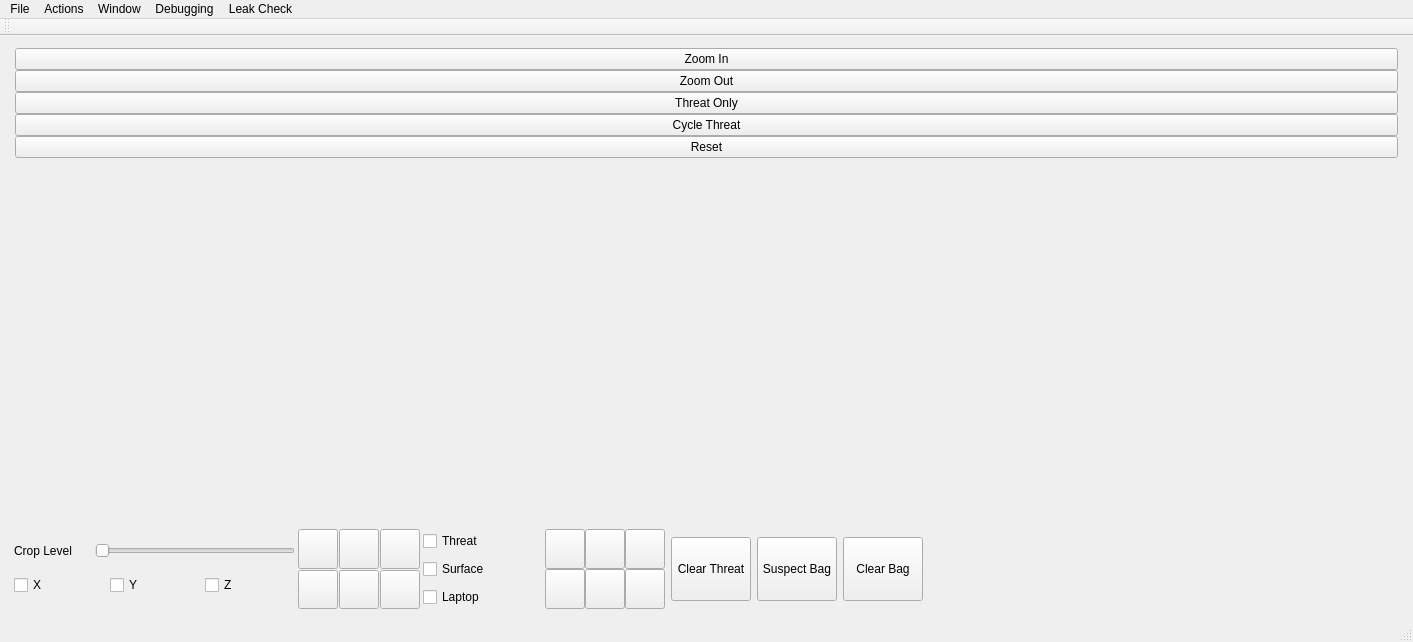
<?xml version="1.0" encoding="UTF-8"?>
<ui version="4.0">
 <class>MainWindow</class>
 <widget class="QMainWindow" name="MainWindow">
  <property name="geometry">
   <rect>
    <x>0</x>
    <y>0</y>
    <width>1413</width>
    <height>642</height>
   </rect>
  </property>
  <property name="windowTitle">
   <string>MainWindow</string>
  </property>
  <widget class="QWidget" name="centralWidget">
   <layout class="QVBoxLayout" name="verticalLayout_6">
    <item>
     <layout class="QVBoxLayout" name="verticalLayout_5">
      <property name="leftMargin">
       <number>0</number>
      </property>
      <property name="topMargin">
       <number>0</number>
      </property>
      <property name="rightMargin">
       <number>0</number>
      </property>
      <property name="bottomMargin">
       <number>0</number>
      </property>
      <item>
       <layout class="QHBoxLayout" name="horizontalLayout">
        <property name="spacing">
         <number>1</number>
        </property>
        <property name="leftMargin">
         <number>1</number>
        </property>
        <property name="topMargin">
         <number>1</number>
        </property>
        <property name="rightMargin">
         <number>1</number>
        </property>
        <property name="bottomMargin">
         <number>1</number>
        </property>
        <item>
         <layout class="QGridLayout" name="vtkLayout">
          <property name="spacing">
           <number>1</number>
          </property>
         </layout>
        </item>
        <item>
         <layout class="QVBoxLayout" name="primaryActionLayout">
          <property name="spacing">
           <number>0</number>
          </property>
          <property name="leftMargin">
           <number>3</number>
          </property>
          <property name="rightMargin">
           <number>3</number>
          </property>
          <item>
           <widget class="QPushButton" name="buttonZoomIn">
            <property name="text">
             <string>Zoom In</string>
            </property>
           </widget>
          </item>
          <item>
           <widget class="QPushButton" name="buttonZoomOut">
            <property name="text">
             <string>Zoom Out</string>
            </property>
           </widget>
          </item>
          <item>
           <widget class="QPushButton" name="buttonThreatOnly">
            <property name="text">
             <string>Threat Only</string>
            </property>
           </widget>
          </item>
          <item>
           <widget class="QPushButton" name="buttonCycleThreat">
            <property name="maximumSize">
             <size>
              <width>16777215</width>
              <height>16777215</height>
             </size>
            </property>
            <property name="toolTip">
             <string>Cycle Threat</string>
            </property>
            <property name="text">
             <string>Cycle Threat</string>
            </property>
           </widget>
          </item>
          <item>
           <widget class="QPushButton" name="buttonResetGeometry">
            <property name="text">
             <string>Reset</string>
            </property>
           </widget>
          </item>
          <item>
           <layout class="QVBoxLayout" name="verticalLayout_4">
            <property name="leftMargin">
             <number>3</number>
            </property>
            <property name="topMargin">
             <number>3</number>
            </property>
            <item>
             <spacer name="verticalSpacer">
              <property name="orientation">
               <enum>Qt::Vertical</enum>
              </property>
              <property name="sizeHint" stdset="0">
               <size>
                <width>20</width>
                <height>40</height>
               </size>
              </property>
             </spacer>
            </item>
           </layout>
          </item>
         </layout>
        </item>
       </layout>
      </item>
      <item>
       <layout class="QHBoxLayout" name="horizontalLayoutBottom">
        <property name="spacing">
         <number>0</number>
        </property>
        <property name="rightMargin">
         <number>0</number>
        </property>
        <item>
         <layout class="QVBoxLayout" name="verticalLayout_3">
          <property name="leftMargin">
           <number>3</number>
          </property>
          <property name="topMargin">
           <number>3</number>
          </property>
          <property name="rightMargin">
           <number>3</number>
          </property>
          <property name="bottomMargin">
           <number>3</number>
          </property>
          <item>
           <layout class="QHBoxLayout" name="horizontalLayout_6">
            <item>
             <widget class="QLabel" name="label_5">
              <property name="minimumSize">
               <size>
                <width>75</width>
                <height>0</height>
               </size>
              </property>
              <property name="maximumSize">
               <size>
                <width>75</width>
                <height>16777215</height>
               </size>
              </property>
              <property name="text">
               <string>Crop Level</string>
              </property>
             </widget>
            </item>
            <item>
             <widget class="QSlider" name="cropSlider">
              <property name="minimumSize">
               <size>
                <width>200</width>
                <height>0</height>
               </size>
              </property>
              <property name="maximumSize">
               <size>
                <width>200</width>
                <height>16777215</height>
               </size>
              </property>
              <property name="orientation">
               <enum>Qt::Horizontal</enum>
              </property>
             </widget>
            </item>
           </layout>
          </item>
          <item>
           <layout class="QHBoxLayout" name="horizontalLayout_2">
            <item>
             <widget class="QCheckBox" name="checkSlabX">
              <property name="text">
               <string>X</string>
              </property>
             </widget>
            </item>
            <item>
             <widget class="QCheckBox" name="checkSlabY">
              <property name="text">
               <string>Y</string>
              </property>
             </widget>
            </item>
            <item>
             <widget class="QCheckBox" name="checkSlabZ">
              <property name="text">
               <string>Z</string>
              </property>
             </widget>
            </item>
           </layout>
          </item>
         </layout>
        </item>
        <item>
         <layout class="QGridLayout" name="gridLayout">
          <property name="leftMargin">
           <number>0</number>
          </property>
          <property name="spacing">
           <number>1</number>
          </property>
          <item row="0" column="0">
           <widget class="QPushButton" name="allMaterialsButton">
            <property name="maximumSize">
             <size>
              <width>40</width>
              <height>40</height>
             </size>
            </property>
            <property name="text">
             <string/>
            </property>
           </widget>
          </item>
          <item row="1" column="2">
           <widget class="QPushButton" name="cameraButton">
            <property name="maximumSize">
             <size>
              <width>40</width>
              <height>40</height>
             </size>
            </property>
            <property name="text">
             <string/>
            </property>
           </widget>
          </item>
          <item row="0" column="1">
           <widget class="QPushButton" name="showMetalButton">
            <property name="maximumSize">
             <size>
              <width>40</width>
              <height>40</height>
             </size>
            </property>
            <property name="text">
             <string/>
            </property>
           </widget>
          </item>
          <item row="0" column="2">
           <widget class="QPushButton" name="showOrganicButton">
            <property name="maximumSize">
             <size>
              <width>40</width>
              <height>40</height>
             </size>
            </property>
            <property name="text">
             <string/>
            </property>
           </widget>
          </item>
          <item row="1" column="0">
           <widget class="QPushButton" name="showGrayscaleButton">
            <property name="maximumSize">
             <size>
              <width>40</width>
              <height>40</height>
             </size>
            </property>
            <property name="text">
             <string/>
            </property>
           </widget>
          </item>
          <item row="1" column="1">
           <widget class="QPushButton" name="showInverseButton">
            <property name="maximumSize">
             <size>
              <width>40</width>
              <height>40</height>
             </size>
            </property>
            <property name="text">
             <string/>
            </property>
           </widget>
          </item>
         </layout>
        </item>
        <item>
         <layout class="QHBoxLayout" name="horizontalLayout_7">
          <property name="rightMargin">
           <number>3</number>
          </property>
          <item>
           <layout class="QVBoxLayout" name="verticalLayout_2">
            <property name="leftMargin">
             <number>3</number>
            </property>
            <property name="rightMargin">
             <number>3</number>
            </property>
            <item>
             <widget class="QCheckBox" name="checkBoxThreat">
              <property name="text">
               <string>Threat</string>
              </property>
             </widget>
            </item>
            <item>
             <widget class="QCheckBox" name="checkBoxSurface">
              <property name="text">
               <string>Surface</string>
              </property>
             </widget>
            </item>
            <item>
             <widget class="QCheckBox" name="checkBoxLaptop">
              <property name="text">
               <string>Laptop</string>
              </property>
             </widget>
            </item>
           </layout>
          </item>
          <item>
           <widget class="QLabel" name="label">
            <property name="minimumSize">
             <size>
              <width>40</width>
              <height>0</height>
             </size>
            </property>
            <property name="maximumSize">
             <size>
              <width>40</width>
              <height>16777215</height>
             </size>
            </property>
            <property name="text">
             <string/>
            </property>
           </widget>
          </item>
          <item>
           <layout class="QGridLayout" name="gridLayout_2">
            <property name="leftMargin">
             <number>0</number>
            </property>
            <property name="spacing">
             <number>0</number>
            </property>
            <item row="1" column="1">
             <widget class="QPushButton" name="pickMinusButton">
              <property name="minimumSize">
               <size>
                <width>40</width>
                <height>0</height>
               </size>
              </property>
              <property name="maximumSize">
               <size>
                <width>40</width>
                <height>40</height>
               </size>
              </property>
              <property name="text">
               <string/>
              </property>
             </widget>
            </item>
            <item row="0" column="1">
             <widget class="QPushButton" name="buttonOpperatorAccept">
              <property name="maximumSize">
               <size>
                <width>40</width>
                <height>40</height>
               </size>
              </property>
              <property name="toolTip">
               <string>Arm Operator Threat</string>
              </property>
              <property name="text">
               <string/>
              </property>
             </widget>
            </item>
            <item row="0" column="0">
             <widget class="QPushButton" name="buttonOperatorThreatRubberBand">
              <property name="minimumSize">
               <size>
                <width>40</width>
                <height>40</height>
               </size>
              </property>
              <property name="maximumSize">
               <size>
                <width>40</width>
                <height>40</height>
               </size>
              </property>
              <property name="text">
               <string/>
              </property>
             </widget>
            </item>
            <item row="1" column="0">
             <widget class="QPushButton" name="pickPlusButton">
              <property name="minimumSize">
               <size>
                <width>40</width>
                <height>40</height>
               </size>
              </property>
              <property name="maximumSize">
               <size>
                <width>40</width>
                <height>40</height>
               </size>
              </property>
              <property name="text">
               <string/>
              </property>
             </widget>
            </item>
            <item row="0" column="2">
             <widget class="QPushButton" name="operatorThreatCancel">
              <property name="minimumSize">
               <size>
                <width>40</width>
                <height>40</height>
               </size>
              </property>
              <property name="maximumSize">
               <size>
                <width>40</width>
                <height>40</height>
               </size>
              </property>
              <property name="text">
               <string/>
              </property>
             </widget>
            </item>
            <item row="1" column="2">
             <widget class="QPushButton" name="deleteOperatorThreat">
              <property name="minimumSize">
               <size>
                <width>40</width>
                <height>40</height>
               </size>
              </property>
              <property name="maximumSize">
               <size>
                <width>40</width>
                <height>40</height>
               </size>
              </property>
              <property name="text">
               <string/>
              </property>
             </widget>
            </item>
           </layout>
          </item>
          <item>
           <widget class="QPushButton" name="buttonClearThreat">
            <property name="maximumSize">
             <size>
              <width>16777215</width>
              <height>64</height>
             </size>
            </property>
            <property name="text">
             <string>Clear Threat</string>
            </property>
           </widget>
          </item>
          <item>
           <widget class="QPushButton" name="buttonSuspectBag">
            <property name="maximumSize">
             <size>
              <width>16777215</width>
              <height>64</height>
             </size>
            </property>
            <property name="text">
             <string>Suspect Bag</string>
            </property>
           </widget>
          </item>
          <item>
           <widget class="QPushButton" name="buttonClearBag">
            <property name="maximumSize">
             <size>
              <width>16777215</width>
              <height>64</height>
             </size>
            </property>
            <property name="toolTip">
             <string>Next Bag</string>
            </property>
            <property name="text">
             <string>Clear Bag</string>
            </property>
           </widget>
          </item>
         </layout>
        </item>
        <item>
         <spacer name="horizontalSpacer">
          <property name="orientation">
           <enum>Qt::Horizontal</enum>
          </property>
          <property name="sizeHint" stdset="0">
           <size>
            <width>40</width>
            <height>20</height>
           </size>
          </property>
         </spacer>
        </item>
       </layout>
      </item>
     </layout>
    </item>
   </layout>
  </widget>
  <widget class="QMenuBar" name="menuBar">
   <property name="geometry">
    <rect>
     <x>0</x>
     <y>0</y>
     <width>1413</width>
     <height>21</height>
    </rect>
   </property>
   <widget class="QMenu" name="menuActions">
    <property name="title">
     <string>Actions</string>
    </property>
    <addaction name="actionReset_View"/>
    <addaction name="actionPan_Right_Viewer"/>
    <addaction name="actionMakeRightViewerAThreatRenderer"/>
    <addaction name="actionCenter_Right_Viewer"/>
    <addaction name="action_ResetRightRenderer"/>
    <addaction name="separator"/>
    <addaction name="actionEdit_Crop_ROI"/>
    <addaction name="actionDrop_Sysgtem_Cache"/>
    <addaction name="actionShowCameraInfo"/>
    <addaction name="actionShow_Volume_Bounds"/>
    <addaction name="separator"/>
    <addaction name="actionClear_Bag"/>
    <addaction name="actionExport_Full_HSV_Op_TFs"/>
    <addaction name="actionInsert_VTK_Lebel_Text"/>
    <addaction name="actionStash_Camera"/>
    <addaction name="actionRestore_Camera"/>
   </widget>
   <widget class="QMenu" name="menuFile">
    <property name="title">
     <string>File</string>
    </property>
    <addaction name="actionNew_Bag"/>
    <addaction name="actionReload_Bag"/>
    <addaction name="actionExit"/>
   </widget>
   <widget class="QMenu" name="menuWindow">
    <property name="title">
     <string>Window</string>
    </property>
    <addaction name="actionShow_Console"/>
    <addaction name="actionHide_Console"/>
    <addaction name="actionLinkUnlinkViewers"/>
   </widget>
   <widget class="QMenu" name="menuDebugging">
    <property name="title">
     <string>Debugging</string>
    </property>
    <addaction name="actionShowCameraAndSceneProperties"/>
    <addaction name="actionCheck_Leaks"/>
    <addaction name="actionExportThreatData"/>
    <addaction name="actionThreat_Window_Print_Self"/>
    <addaction name="actionTest_Camera_Transform"/>
    <addaction name="actionTestWindowLevel"/>
    <addaction name="actionTestColorLevel"/>
    <addaction name="actionTestImageOverlay"/>
    <addaction name="actionShow_Current_Threat_Volume"/>
    <addaction name="actionTest_Zoom_Value"/>
    <addaction name="actionSet_Test_Update_Rate"/>
    <addaction name="actionTest_View_Mode"/>
   </widget>
   <widget class="QMenu" name="menuLeak_Check">
    <property name="title">
     <string>Leak Check</string>
    </property>
    <addaction name="actionStart_Leak_Monitor"/>
    <addaction name="actionPause_Leak_Monitor"/>
   </widget>
   <addaction name="menuFile"/>
   <addaction name="menuActions"/>
   <addaction name="menuWindow"/>
   <addaction name="menuDebugging"/>
   <addaction name="menuLeak_Check"/>
  </widget>
  <widget class="QToolBar" name="mainToolBar">
   <attribute name="toolBarArea">
    <enum>TopToolBarArea</enum>
   </attribute>
   <attribute name="toolBarBreak">
    <bool>false</bool>
   </attribute>
  </widget>
  <widget class="QStatusBar" name="statusBar"/>
  <action name="actionDorendere">
   <property name="text">
    <string>DoRender</string>
   </property>
  </action>
  <action name="actionReset_View">
   <property name="icon">
    <iconset resource="VolRender.qrc">
     <normaloff>:/images/ReloadIcon.png</normaloff>:/images/ReloadIcon.png</iconset>
   </property>
   <property name="text">
    <string>Reset View</string>
   </property>
  </action>
  <action name="actionNew_Bag">
   <property name="icon">
    <iconset resource="VolRender.qrc">
     <normaloff>:/images/LoadFileIcon2.png</normaloff>:/images/LoadFileIcon2.png</iconset>
   </property>
   <property name="text">
    <string>New Bag</string>
   </property>
  </action>
  <action name="actionExit">
   <property name="icon">
    <iconset resource="VolRender.qrc">
     <normaloff>:/images/AppExitIcon.png</normaloff>:/images/AppExitIcon.png</iconset>
   </property>
   <property name="text">
    <string>Exit</string>
   </property>
  </action>
  <action name="actionReload_Bag">
   <property name="icon">
    <iconset resource="VolRender.qrc">
     <normaloff>:/images/ReloadIcon.png</normaloff>:/images/ReloadIcon.png</iconset>
   </property>
   <property name="text">
    <string>Reload Bag</string>
   </property>
  </action>
  <action name="actionEdit_Crop_ROI">
   <property name="icon">
    <iconset resource="VolRender.qrc">
     <normaloff>:/images/CropIcon.png</normaloff>:/images/CropIcon.png</iconset>
   </property>
   <property name="text">
    <string>Edit Crop ROI</string>
   </property>
  </action>
  <action name="actionDrop_Sysgtem_Cache">
   <property name="icon">
    <iconset resource="VolRender.qrc">
     <normaloff>:/images/CacheIcon.png</normaloff>:/images/CacheIcon.png</iconset>
   </property>
   <property name="text">
    <string>Drop Sysgtem Cache</string>
   </property>
  </action>
  <action name="actionShowCameraInfo">
   <property name="icon">
    <iconset resource="VolRender.qrc">
     <normaloff>:/images/CameraIcon.png</normaloff>:/images/CameraIcon.png</iconset>
   </property>
   <property name="text">
    <string>Show Camera Info</string>
   </property>
  </action>
  <action name="actionShow_Console">
   <property name="icon">
    <iconset resource="VolRender.qrc">
     <normaloff>:/images/ShowIcon.png</normaloff>:/images/ShowIcon.png</iconset>
   </property>
   <property name="text">
    <string>Show Console</string>
   </property>
  </action>
  <action name="actionHide_Console">
   <property name="icon">
    <iconset resource="VolRender.qrc">
     <normaloff>:/images/HideIcon.png</normaloff>:/images/HideIcon.png</iconset>
   </property>
   <property name="text">
    <string>Hide Console</string>
   </property>
  </action>
  <action name="actionShow_Volume_Bounds">
   <property name="icon">
    <iconset resource="VolRender.qrc">
     <normaloff>:/images/ShowIcon.png</normaloff>:/images/ShowIcon.png</iconset>
   </property>
   <property name="text">
    <string>Show Volume Bounds</string>
   </property>
  </action>
  <action name="actionClear_Bag">
   <property name="icon">
    <iconset resource="VolRender.qrc">
     <normaloff>:/images/EraserIcon.png</normaloff>:/images/EraserIcon.png</iconset>
   </property>
   <property name="text">
    <string>Clear Bag</string>
   </property>
  </action>
  <action name="actionExport_Full_HSV_Op_TFs">
   <property name="icon">
    <iconset resource="VolRender.qrc">
     <normaloff>:/images/ExportIcon.png</normaloff>:/images/ExportIcon.png</iconset>
   </property>
   <property name="text">
    <string>Export Full HSV/Op TFs</string>
   </property>
  </action>
  <action name="actionCheck_Leaks">
   <property name="icon">
    <iconset resource="VolRender.qrc">
     <normaloff>:/images/LeakIcon.png</normaloff>:/images/LeakIcon.png</iconset>
   </property>
   <property name="text">
    <string>Check Leaks</string>
   </property>
  </action>
  <action name="actionExportThreatData">
   <property name="icon">
    <iconset resource="VolRender.qrc">
     <normaloff>:/images/ExportVolumeIcon.png</normaloff>:/images/ExportVolumeIcon.png</iconset>
   </property>
   <property name="text">
    <string>Export Threat Data</string>
   </property>
  </action>
  <action name="actionThreat_Window_Print_Self">
   <property name="icon">
    <iconset resource="VolRender.qrc">
     <normaloff>:/images/PrintIcon.png</normaloff>:/images/PrintIcon.png</iconset>
   </property>
   <property name="text">
    <string>Threat Window Print Self</string>
   </property>
  </action>
  <action name="actionTest_Camera_Transform">
   <property name="icon">
    <iconset resource="VolRender.qrc">
     <normaloff>:/images/TransformCameraIcon.png</normaloff>:/images/TransformCameraIcon.png</iconset>
   </property>
   <property name="text">
    <string>Test Camera Transform</string>
   </property>
  </action>
  <action name="actionTestWindowLevel">
   <property name="icon">
    <iconset resource="VolRender.qrc">
     <normaloff>:/images/InverseIcon.png</normaloff>:/images/InverseIcon.png</iconset>
   </property>
   <property name="text">
    <string>Test Window Level</string>
   </property>
  </action>
  <action name="actionTestColorLevel">
   <property name="icon">
    <iconset resource="VolRender.qrc">
     <normaloff>:/images/LeakIcon.png</normaloff>:/images/LeakIcon.png</iconset>
   </property>
   <property name="text">
    <string>Test Color Level</string>
   </property>
  </action>
  <action name="actionTestImageOverlay">
   <property name="icon">
    <iconset resource="VolRender.qrc">
     <normaloff>:/images/ScreenShot.png</normaloff>:/images/ScreenShot.png</iconset>
   </property>
   <property name="text">
    <string>Test Image Overlay (Shift + F7)</string>
   </property>
  </action>
  <action name="actionStart_Leak_Monitor">
   <property name="icon">
    <iconset resource="VolRender.qrc">
     <normaloff>:/images/StartLeakCheckIcon.png</normaloff>:/images/StartLeakCheckIcon.png</iconset>
   </property>
   <property name="text">
    <string>Start Leak Monitor</string>
   </property>
  </action>
  <action name="actionPause_Leak_Monitor">
   <property name="icon">
    <iconset resource="VolRender.qrc">
     <normaloff>:/images/PauseLeakCheckIcon.png</normaloff>:/images/PauseLeakCheckIcon.png</iconset>
   </property>
   <property name="text">
    <string>Pause Leak Monitor</string>
   </property>
  </action>
  <action name="actionInsert_VTK_Lebel_Text">
   <property name="icon">
    <iconset resource="VolRender.qrc">
     <normaloff>:/images/InsertIcon.png</normaloff>:/images/InsertIcon.png</iconset>
   </property>
   <property name="text">
    <string>Insert VTK Lebel Text</string>
   </property>
  </action>
  <action name="actionLinkUnlinkViewers">
   <property name="text">
    <string>Link Viewers</string>
   </property>
  </action>
  <action name="actionShow_Current_Threat_Volume">
   <property name="icon">
    <iconset resource="VolRender.qrc">
     <normaloff>:/images/CubeIcon.png</normaloff>:/images/CubeIcon.png</iconset>
   </property>
   <property name="text">
    <string>Show Current Threat Volume</string>
   </property>
  </action>
  <action name="actionTest_Zoom_Value">
   <property name="icon">
    <iconset resource="VolRender.qrc">
     <normaloff>:/images/ZoomIcon.png</normaloff>:/images/ZoomIcon.png</iconset>
   </property>
   <property name="text">
    <string>Reset Zoom Count</string>
   </property>
  </action>
  <action name="actionShowCameraAndSceneProperties">
   <property name="icon">
    <iconset resource="VolRender.qrc">
     <normaloff>:/images/ReloadIcon.png</normaloff>:/images/ReloadIcon.png</iconset>
   </property>
   <property name="text">
    <string>Shw Camera and Scene Properties</string>
   </property>
  </action>
  <action name="actionSet_Test_Update_Rate">
   <property name="icon">
    <iconset resource="VolRender.qrc">
     <normaloff>:/images/RateIcon.png</normaloff>:/images/RateIcon.png</iconset>
   </property>
   <property name="text">
    <string>Set Test Update Rate</string>
   </property>
  </action>
  <action name="action_ResetRightRenderer">
   <property name="icon">
    <iconset resource="VolRender.qrc">
     <normaloff>:/images/RestoreIcon.png</normaloff>:/images/RestoreIcon.png</iconset>
   </property>
   <property name="text">
    <string>Reset Right Renderer</string>
   </property>
  </action>
  <action name="actionCenter_Right_Viewer">
   <property name="icon">
    <iconset resource="VolRender.qrc">
     <normaloff>:/images/CenterIcon.png</normaloff>:/images/CenterIcon.png</iconset>
   </property>
   <property name="text">
    <string>Center Right Viewer</string>
   </property>
  </action>
  <action name="actionMakeRightViewerAThreatRenderer">
   <property name="icon">
    <iconset resource="VolRender.qrc">
     <normaloff>:/images/ThreatIcon.png</normaloff>:/images/ThreatIcon.png</iconset>
   </property>
   <property name="text">
    <string>Maker Right Viewe A Threat Renderer</string>
   </property>
  </action>
  <action name="actionPan_Right_Viewer">
   <property name="icon">
    <iconset resource="VolRender.qrc">
     <normaloff>:/images/PanIcon.png</normaloff>:/images/PanIcon.png</iconset>
   </property>
   <property name="text">
    <string>Pan Right Viewer</string>
   </property>
  </action>
  <action name="actionTest_View_Mode">
   <property name="text">
    <string>Test View Mode</string>
   </property>
  </action>
  <action name="actionStash_Camera">
   <property name="icon">
    <iconset resource="VolRender.qrc">
     <normaloff>:/images/StashCameraIcon.png</normaloff>:/images/StashCameraIcon.png</iconset>
   </property>
   <property name="text">
    <string>Stash Camera</string>
   </property>
  </action>
  <action name="actionRestore_Camera">
   <property name="icon">
    <iconset resource="VolRender.qrc">
     <normaloff>:/images/RestoreCameraIcon.png</normaloff>:/images/RestoreCameraIcon.png</iconset>
   </property>
   <property name="text">
    <string>Restore Camera</string>
   </property>
  </action>
 </widget>
 <layoutdefault spacing="6" margin="11"/>
 <resources>
  <include location="VolRender.qrc"/>
 </resources>
 <connections/>
</ui>
